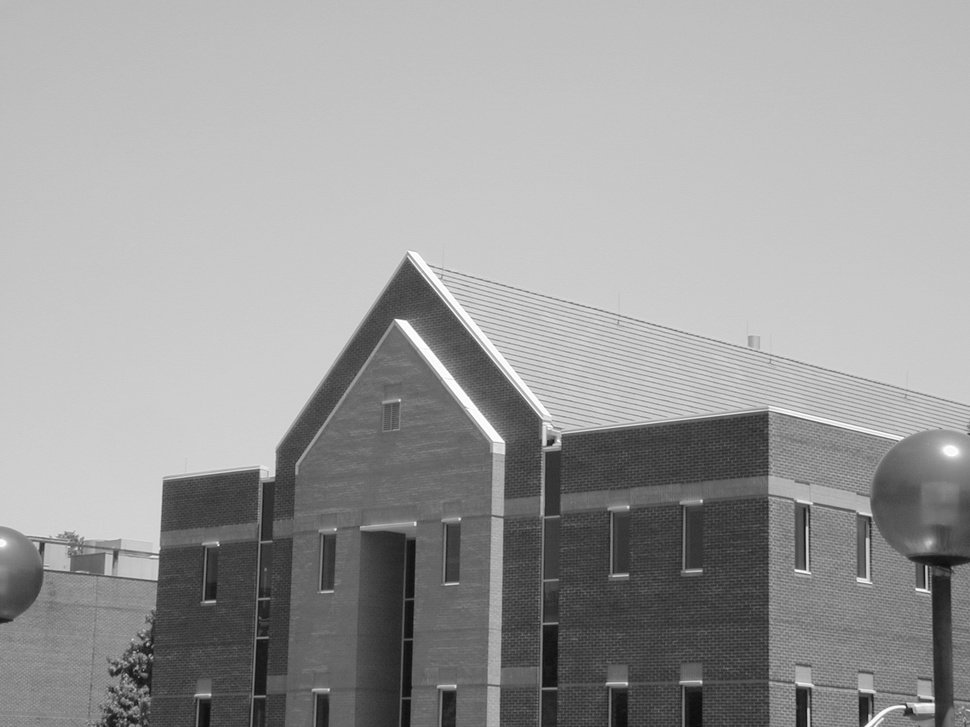
#> input picture cv-hw2/data/school.jpg, 970 x 727 px, shrunk from 1600 x 1200 before the run
$ jupyter execute --allow-errors hw2.ipynb   (older library calls are emulated)
#> lines starting #> are read from the running program, lines starting #| are printed output that depends on the picture
# HW2

## lecture 2 : digital image processing

20230708041 송동선

[cell 1]
import cv2
import numpy as np
import matplotlib.pyplot as plt
import requests

### HW2-1

Fig3.9(a) 영상에 대해 오른쪽과 같은 결과가 나오도록 여러가지 경우에 대해 실험하고, 결과를 분석하시오

[cell 2]
url = "https://raw.githubusercontent.com/kjcheoi-class/CV/main/Fig0309(a)(washed_out_aerial_image).tif"
#> (the rest of this cell did not finish here and is left out)

### HW2-2
Fig3.10(a) 영상에 대해 오른쪽과 같은 결과가 나오도록 여러가지 경우에 대해 실험하고 결과를 분석해보세요

### HW2-3
임의의 영상을 입력받아 아래와 같은 마스크를 사용하여 컨볼루션하고, 그 결과를 분석해보세요

### HW2-4
아래와 같은 영상에 대해45°, -45° 방향의 대각선 edge를 검출하되, Sobel 연산자를 변형하여 적절한 마스크를 만들어 적용해보세요.

[cell 3]
# 영상 로드 (grayscale)
img = cv2.imread('data/school.jpg', cv2.IMREAD_GRAYSCALE)
#> img is the input picture: shape (727, 970); min 12, max 255, mean 155.4
print(f'Image shape: {img.shape}, dtype: {img.dtype}')
#| Image shape: (727, 970), dtype: uint8

plt.figure(figsize=(4,4))
plt.imshow(img, cmap='gray')
plt.title('Original')
plt.axis('off')
plt.show()

#### 대각선 Sobel 마스크 설계

표준 Sobel 연산자는 수평/수직 방향의 edge를 검출한다:
- Gx (수직 edge): `[[-1,0,1],[-2,0,2],[-1,0,1]]`
- Gy (수평 edge): `[[-1,-2,-1],[0,0,0],[1,2,1]]`

이를 45° 회전시키면 대각선 edge 검출 마스크를 얻을 수 있다:
- **+45° 방향 edge** (↗ 방향 gradient): `[[ 0, 1, 2],[-1, 0, 1],[-2,-1, 0]]`
- **-45° 방향 edge** (↘ 방향 gradient): `[[-2,-1, 0],[-1, 0, 1],[ 0, 1, 2]]`

[cell 4]
# 대각선 Sobel 마스크 정의
# +45° 방향 edge 검출 마스크
sobel_45 = np.array([[ 0,  1,  2],
                     [-1,  0,  1],
                     [-2, -1,  0]], dtype=np.float64)

# -45° 방향 edge 검출 마스크
sobel_n45 = np.array([[-2, -1,  0],
                      [-1,  0,  1],
                      [ 0,  1,  2]], dtype=np.float64)

# 컨볼루션 적용
img_float = img.astype(np.float64)

# filter2D로 컨볼루션 (ddepth=-1은 입력과 같은 depth, CV_64F로 음수값 보존)
edge_45 = cv2.filter2D(img_float, cv2.CV_64F, sobel_45)
edge_n45 = cv2.filter2D(img_float, cv2.CV_64F, sobel_n45)
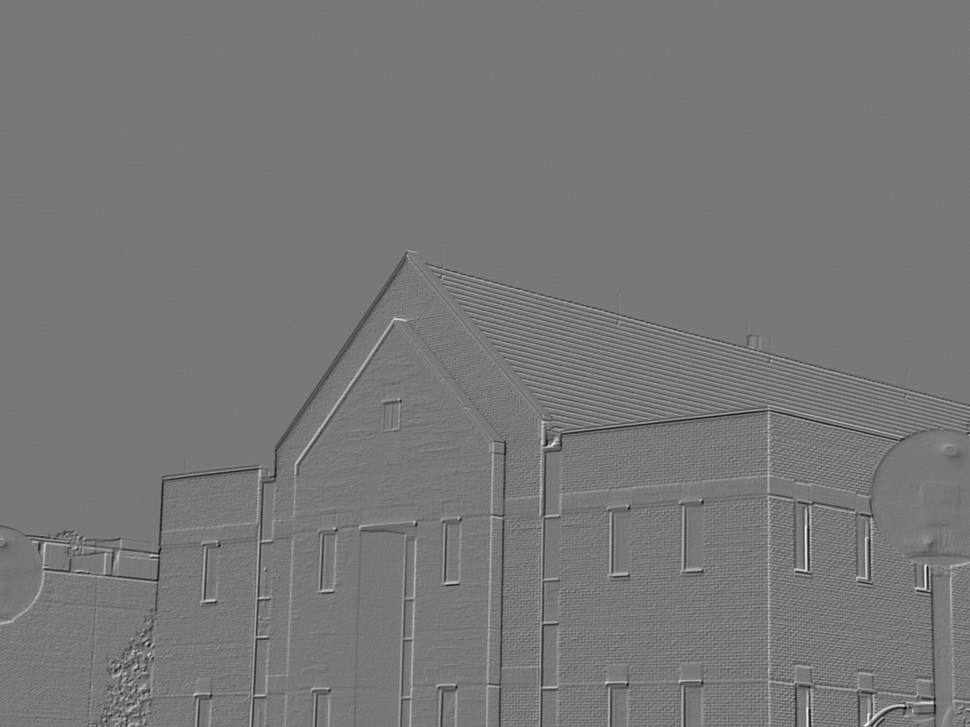
#> edge_n45: shape (727, 970) float64; min -575, max 642, mean -0.9; drawn with min black and max white

# 절대값 취해서 시각화용으로 변환
edge_45_abs = np.abs(edge_45)
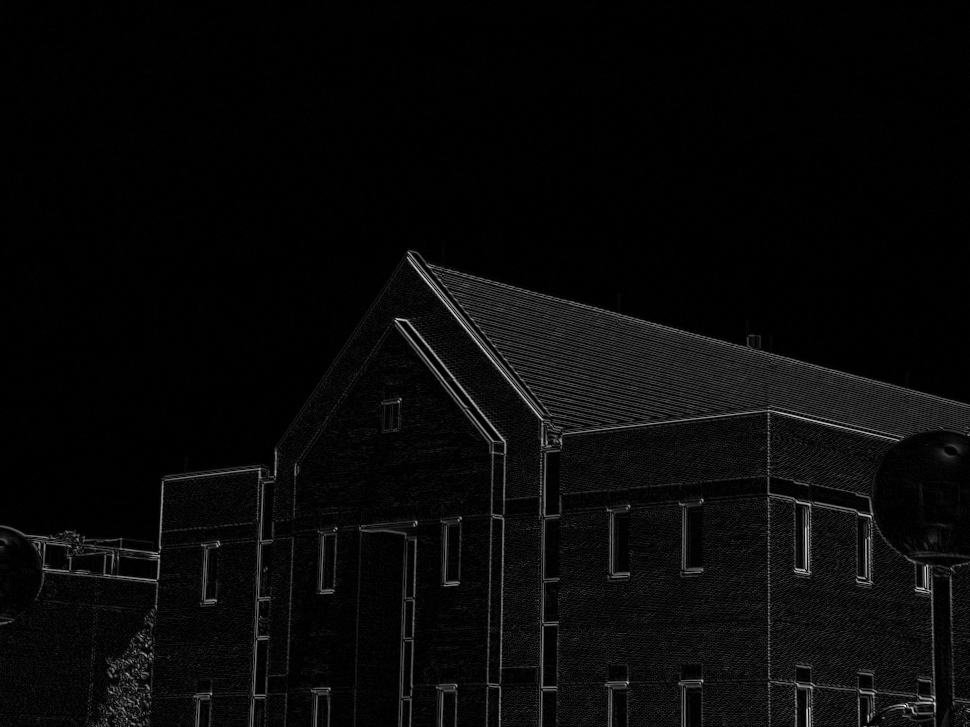
#> edge_45_abs: shape (727, 970) float64; min 0, max 677, mean 23.8; drawn with min black and max white
edge_n45_abs = np.abs(edge_n45)

# 두 대각선 edge 합성 (magnitude)
edge_combined = np.sqrt(edge_45**2 + edge_n45**2)

# 0~255로 정규화
def normalize_to_uint8(img):
    return np.clip(img / img.max() * 255, 0, 255).astype(np.uint8)

edge_45_vis = normalize_to_uint8(edge_45_abs)
edge_n45_vis = normalize_to_uint8(edge_n45_abs)
edge_combined_vis = normalize_to_uint8(edge_combined)

# 결과 시각화
fig, axes = plt.subplots(2, 2, figsize=(12, 12))

axes[0, 0].imshow(img, cmap='gray')
#> (the rest of this cell did not finish here and is left out)

### HW2-5
왼쪽의 지문영상을 오른쪽 영상과 같이 개선해보세요. 수업시간에 배운 방법을 기본적으로 적용해보고, 더 좋은 방법이 있으면 해당 방법도 적용하고 결과를 분석해보세요.

[cell 5]
# 영상 로드
img = cv2.imread('data/finger.jpg', cv2.IMREAD_GRAYSCALE)
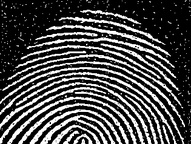
#> input picture cv-hw2/data/finger.jpg, 191 x 144 px, shrunk from 315 x 238 before the run
#> img is the input picture: shape (144, 191); min 0, max 255, mean 73.9
print(f'Image shape: {img.shape}, dtype: {img.dtype}')
#| Image shape: (144, 191), dtype: uint8

plt.figure(figsize=(4,4))
plt.imshow(img, cmap='gray')
plt.title('Original Fingerprint')
plt.axis('off')
plt.show()

[cell 6]
fig, axes = plt.subplots(2,2,figsize=(12,10))

se = np.uint8([[0,0,1,0,0],
               [0,1,1,1,0],
               [1,1,1,1,1],
               [0,1,1,1,0],
               [0,0,1,0,0]])

b_dilatioin = cv2.dilate(img,se,iterations=1)
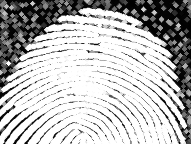
#> b_dilatioin: shape (144, 191); min 0, max 255, mean 184.9
axes[0,0].imshow(b_dilatioin,cmap = 'gray')
axes[0,0].set_title('dilation')
axes[0,0].axis('off')

b_erosion = cv2.erode(img,se,iterations=1)
axes[0,1].imshow(b_erosion,cmap = 'gray')
axes[0,1].set_title('erosion')
axes[0,1].axis('off')

b_closing=cv2.erode(cv2.dilate(img,se,iterations=1),se,iterations=1)
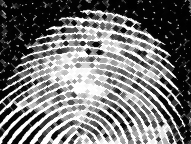
#> b_closing: shape (144, 191); min 0, max 255, mean 115.7
axes[1,0].imshow(b_closing,cmap = 'gray')
axes[1,0].set_title('closing')
axes[1,0].axis('off')

b_opening=cv2.dilate(cv2.erode(img,se,iterations=1),se,iterations=1)
axes[1,1].imshow(b_opening,cmap = 'gray')
axes[1,1].set_title('opening')
axes[1,1].axis('off')

plt.show()

[cell 7]
fig, axes = plt.subplots(2,2,figsize=(12,10))

se2 = np.uint8([[0,1,0],
                [1,1,1],
                [0,1,0]])

b_dilatioin = cv2.dilate(img,se2,iterations=1)
axes[0,0].imshow(b_dilatioin,cmap = 'gray')
axes[0,0].set_title('dilation')
axes[0,0].axis('off')

b_erosion = cv2.erode(img,se2,iterations=1)
axes[0,1].imshow(b_erosion,cmap = 'gray')
axes[0,1].set_title('erosion')
axes[0,1].axis('off')

b_closing=cv2.erode(cv2.dilate(img,se2,iterations=1),se,iterations=1)
axes[1,0].imshow(b_closing,cmap = 'gray')
axes[1,0].set_title('closing')
axes[1,0].axis('off')

b_opening=cv2.dilate(cv2.erode(img,se2,iterations=1),se,iterations=1)
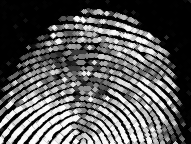
#> b_opening: shape (144, 191); min 0, max 253, mean 89.1
axes[1,1].imshow(b_opening,cmap = 'gray')
axes[1,1].set_title('opening')
axes[1,1].axis('off')

plt.show()

[cell 8]
fig, axes = plt.subplots(2,2,figsize=(12,10))

se3 = np.uint8([[1,1],
                [1,1]])

b_dilatioin = cv2.dilate(img,se3,iterations=1)
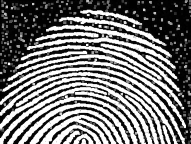
#> b_dilatioin: shape (144, 191); min 0, max 255, mean 117.6
axes[0,0].imshow(b_dilatioin,cmap = 'gray')
axes[0,0].set_title('dilation')
axes[0,0].axis('off')

b_erosion = cv2.erode(img,se3,iterations=1)
axes[0,1].imshow(b_erosion,cmap = 'gray')
axes[0,1].set_title('erosion')
axes[0,1].axis('off')

b_closing=cv2.erode(cv2.dilate(img,se3,iterations=1),se,iterations=1)
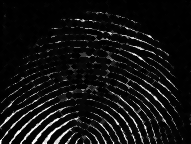
#> b_closing: shape (144, 191); min 0, max 255, mean 18.4
axes[1,0].imshow(b_closing,cmap = 'gray')
axes[1,0].set_title('closing')
axes[1,0].axis('off')

b_opening=cv2.dilate(cv2.erode(img,se3,iterations=1),se,iterations=1)
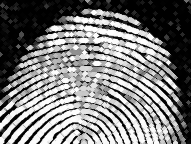
#> b_opening: shape (144, 191); min 0, max 255, mean 122
axes[1,1].imshow(b_opening,cmap = 'gray')
axes[1,1].set_title('opening')
axes[1,1].axis('off')

plt.show()

#### 결과 분석
세가지 SE를 적용해 본 결과 너무 큰 SE를 활용하면 morhorogy를 사용해 얻는 효과보다 손해가 더 컸다.

### HW2-6
다음 영상에서 원하는 선분을 없애 보시고, 어떻게 했는지 분석하세요.

[cell 9]
# 영상 로드
img = cv2.imread('data/Fig0905(a)(wirebond-mask).tif', cv2.IMREAD_GRAYSCALE)
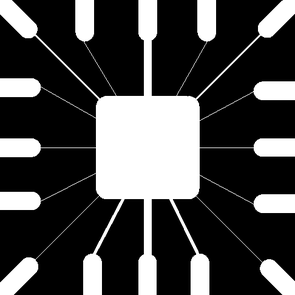
#> input picture cv-hw2/data/Fig0905(a)(wirebond-mask).tif, 295 x 295 px, shrunk from 486 x 486 before the run
#> img is the input picture: shape (295, 295); min 0, max 255, mean 71.8
print(f'Image shape: {img.shape}, dtype: {img.dtype}')
#| Image shape: (295, 295), dtype: uint8

plt.figure(figsize=(4,4))
plt.imshow(img, cmap='gray')
plt.title('original image')
plt.axis('off')
plt.show()
